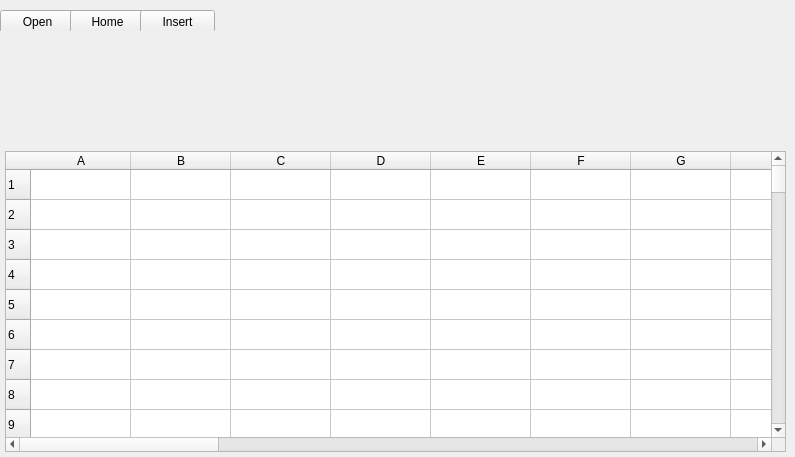
<?xml version="1.0" encoding="UTF-8"?>
<ui version="4.0">
 <class>MainInterface</class>
 <widget class="QMainWindow" name="MainInterface">
  <property name="geometry">
   <rect>
    <x>0</x>
    <y>0</y>
    <width>795</width>
    <height>457</height>
   </rect>
  </property>
  <property name="windowTitle">
   <string>Graph Visualization</string>
  </property>
  <property name="windowIcon">
   <iconset resource="icon.qrc">
    <normaloff>:/Icon/analytics.png</normaloff>:/Icon/analytics.png</iconset>
  </property>
  <property name="styleSheet">
   <string notr="true"/>
  </property>
  <widget class="QWidget" name="centralWidget">
   <widget class="QWidget" name="menu" native="true">
    <property name="geometry">
     <rect>
      <x>0</x>
      <y>0</y>
      <width>641</width>
      <height>31</height>
     </rect>
    </property>
    <property name="styleSheet">
     <string notr="true">#menu{
background-color:#FAFAFA;
}
#BFile{
background-color:#FAFAFA;
border:none;
}
#BFile:hover{
background-color:#E0E0E0;
    color: white;
}
#BHome{
background-color:#FAFAFA;
border:none;
}
#BHome:hover{
background-color: #E0E0E0;
    color: white;
}
#BInsert{
background-color:#FAFAFA;
border:none;
}
#BInsert:hover{
background-color:#E0E0E0;
    color: white;
}
</string>
    </property>
    <widget class="QPushButton" name="BFile">
     <property name="geometry">
      <rect>
       <x>0</x>
       <y>10</y>
       <width>75</width>
       <height>23</height>
      </rect>
     </property>
     <property name="text">
      <string>Open</string>
     </property>
    </widget>
    <widget class="QPushButton" name="BHome">
     <property name="geometry">
      <rect>
       <x>70</x>
       <y>10</y>
       <width>75</width>
       <height>23</height>
      </rect>
     </property>
     <property name="text">
      <string>Home</string>
     </property>
    </widget>
    <widget class="QPushButton" name="BInsert">
     <property name="geometry">
      <rect>
       <x>140</x>
       <y>10</y>
       <width>75</width>
       <height>23</height>
      </rect>
     </property>
     <property name="text">
      <string>Insert</string>
     </property>
    </widget>
   </widget>
   <widget class="QTableWidget" name="Table">
    <property name="geometry">
     <rect>
      <x>5</x>
      <y>151</y>
      <width>781</width>
      <height>301</height>
     </rect>
    </property>
    <property name="contextMenuPolicy">
     <enum>Qt::CustomContextMenu</enum>
    </property>
    <property name="dragDropOverwriteMode">
     <bool>false</bool>
    </property>
    <row>
     <property name="text">
      <string>1</string>
     </property>
    </row>
    <row>
     <property name="text">
      <string>2</string>
     </property>
    </row>
    <row>
     <property name="text">
      <string>3</string>
     </property>
    </row>
    <row>
     <property name="text">
      <string>4</string>
     </property>
    </row>
    <row>
     <property name="text">
      <string>5</string>
     </property>
    </row>
    <row>
     <property name="text">
      <string>6</string>
     </property>
    </row>
    <row>
     <property name="text">
      <string>7</string>
     </property>
    </row>
    <row>
     <property name="text">
      <string>8</string>
     </property>
    </row>
    <row>
     <property name="text">
      <string>9</string>
     </property>
    </row>
    <row>
     <property name="text">
      <string>10</string>
     </property>
    </row>
    <row>
     <property name="text">
      <string>11</string>
     </property>
    </row>
    <row>
     <property name="text">
      <string>12</string>
     </property>
    </row>
    <row>
     <property name="text">
      <string>13</string>
     </property>
    </row>
    <row>
     <property name="text">
      <string>14</string>
     </property>
    </row>
    <row>
     <property name="text">
      <string>15</string>
     </property>
    </row>
    <row>
     <property name="text">
      <string>16</string>
     </property>
    </row>
    <row>
     <property name="text">
      <string>17</string>
     </property>
    </row>
    <row>
     <property name="text">
      <string>18</string>
     </property>
    </row>
    <row>
     <property name="text">
      <string>19</string>
     </property>
    </row>
    <row>
     <property name="text">
      <string>20</string>
     </property>
    </row>
    <row>
     <property name="text">
      <string>21</string>
     </property>
    </row>
    <row>
     <property name="text">
      <string>22</string>
     </property>
    </row>
    <row>
     <property name="text">
      <string>23</string>
     </property>
    </row>
    <row>
     <property name="text">
      <string>24</string>
     </property>
    </row>
    <row>
     <property name="text">
      <string>25</string>
     </property>
    </row>
    <row>
     <property name="text">
      <string>26</string>
     </property>
    </row>
    <row>
     <property name="text">
      <string>27</string>
     </property>
    </row>
    <row>
     <property name="text">
      <string>28</string>
     </property>
    </row>
    <row>
     <property name="text">
      <string>29</string>
     </property>
    </row>
    <row>
     <property name="text">
      <string>30</string>
     </property>
    </row>
    <row>
     <property name="text">
      <string>31</string>
     </property>
    </row>
    <row>
     <property name="text">
      <string>32</string>
     </property>
    </row>
    <row>
     <property name="text">
      <string>33</string>
     </property>
    </row>
    <row>
     <property name="text">
      <string>34</string>
     </property>
    </row>
    <row>
     <property name="text">
      <string>35</string>
     </property>
    </row>
    <row>
     <property name="text">
      <string>36</string>
     </property>
    </row>
    <row>
     <property name="text">
      <string>37</string>
     </property>
    </row>
    <row>
     <property name="text">
      <string>38</string>
     </property>
    </row>
    <row>
     <property name="text">
      <string>39</string>
     </property>
    </row>
    <row>
     <property name="text">
      <string>40</string>
     </property>
    </row>
    <row>
     <property name="text">
      <string>41</string>
     </property>
    </row>
    <row>
     <property name="text">
      <string>42</string>
     </property>
    </row>
    <row>
     <property name="text">
      <string>43</string>
     </property>
    </row>
    <row>
     <property name="text">
      <string>44</string>
     </property>
    </row>
    <row>
     <property name="text">
      <string>45</string>
     </property>
    </row>
    <row>
     <property name="text">
      <string>46</string>
     </property>
    </row>
    <row>
     <property name="text">
      <string>47</string>
     </property>
    </row>
    <row>
     <property name="text">
      <string>48</string>
     </property>
    </row>
    <row>
     <property name="text">
      <string>49</string>
     </property>
    </row>
    <row>
     <property name="text">
      <string>50</string>
     </property>
    </row>
    <row>
     <property name="text">
      <string>51</string>
     </property>
    </row>
    <row>
     <property name="text">
      <string>52</string>
     </property>
    </row>
    <row>
     <property name="text">
      <string>53</string>
     </property>
    </row>
    <row>
     <property name="text">
      <string>54</string>
     </property>
    </row>
    <row>
     <property name="text">
      <string>55</string>
     </property>
    </row>
    <row>
     <property name="text">
      <string>56</string>
     </property>
    </row>
    <row>
     <property name="text">
      <string>57</string>
     </property>
    </row>
    <row>
     <property name="text">
      <string>58</string>
     </property>
    </row>
    <row>
     <property name="text">
      <string>59</string>
     </property>
    </row>
    <row>
     <property name="text">
      <string>60</string>
     </property>
    </row>
    <row>
     <property name="text">
      <string>61</string>
     </property>
    </row>
    <row>
     <property name="text">
      <string>62</string>
     </property>
    </row>
    <row>
     <property name="text">
      <string>63</string>
     </property>
    </row>
    <row>
     <property name="text">
      <string>64</string>
     </property>
    </row>
    <row>
     <property name="text">
      <string>65</string>
     </property>
    </row>
    <row>
     <property name="text">
      <string>66</string>
     </property>
    </row>
    <row>
     <property name="text">
      <string>67</string>
     </property>
    </row>
    <row>
     <property name="text">
      <string>68</string>
     </property>
    </row>
    <row>
     <property name="text">
      <string>69</string>
     </property>
    </row>
    <row>
     <property name="text">
      <string>70</string>
     </property>
    </row>
    <row>
     <property name="text">
      <string>71</string>
     </property>
    </row>
    <row>
     <property name="text">
      <string>72</string>
     </property>
    </row>
    <row>
     <property name="text">
      <string>73</string>
     </property>
    </row>
    <row>
     <property name="text">
      <string>74</string>
     </property>
    </row>
    <row>
     <property name="text">
      <string>75</string>
     </property>
    </row>
    <row>
     <property name="text">
      <string>76</string>
     </property>
    </row>
    <row>
     <property name="text">
      <string>77</string>
     </property>
    </row>
    <row>
     <property name="text">
      <string>78</string>
     </property>
    </row>
    <row>
     <property name="text">
      <string>79</string>
     </property>
    </row>
    <row>
     <property name="text">
      <string>80</string>
     </property>
    </row>
    <row>
     <property name="text">
      <string>81</string>
     </property>
    </row>
    <row>
     <property name="text">
      <string>82</string>
     </property>
    </row>
    <row>
     <property name="text">
      <string>83</string>
     </property>
    </row>
    <row>
     <property name="text">
      <string>84</string>
     </property>
    </row>
    <row>
     <property name="text">
      <string>85</string>
     </property>
    </row>
    <row>
     <property name="text">
      <string>86</string>
     </property>
    </row>
    <row>
     <property name="text">
      <string>87</string>
     </property>
    </row>
    <row>
     <property name="text">
      <string>88</string>
     </property>
    </row>
    <row>
     <property name="text">
      <string>89</string>
     </property>
    </row>
    <row>
     <property name="text">
      <string>90</string>
     </property>
    </row>
    <row>
     <property name="text">
      <string>91</string>
     </property>
    </row>
    <row>
     <property name="text">
      <string>92</string>
     </property>
    </row>
    <row>
     <property name="text">
      <string>93</string>
     </property>
    </row>
    <row>
     <property name="text">
      <string>95</string>
     </property>
    </row>
    <row>
     <property name="text">
      <string>94</string>
     </property>
    </row>
    <row>
     <property name="text">
      <string>96</string>
     </property>
    </row>
    <row>
     <property name="text">
      <string>97</string>
     </property>
    </row>
    <row>
     <property name="text">
      <string>98</string>
     </property>
    </row>
    <row>
     <property name="text">
      <string>100</string>
     </property>
    </row>
    <column>
     <property name="text">
      <string>A</string>
     </property>
    </column>
    <column>
     <property name="text">
      <string>B</string>
     </property>
    </column>
    <column>
     <property name="text">
      <string>C</string>
     </property>
    </column>
    <column>
     <property name="text">
      <string>D</string>
     </property>
    </column>
    <column>
     <property name="text">
      <string>E</string>
     </property>
    </column>
    <column>
     <property name="text">
      <string>F</string>
     </property>
    </column>
    <column>
     <property name="text">
      <string>G</string>
     </property>
    </column>
    <column>
     <property name="text">
      <string>H</string>
     </property>
    </column>
    <column>
     <property name="text">
      <string>I</string>
     </property>
    </column>
    <column>
     <property name="text">
      <string>J</string>
     </property>
    </column>
    <column>
     <property name="text">
      <string>K</string>
     </property>
    </column>
    <column>
     <property name="text">
      <string>L</string>
     </property>
    </column>
    <column>
     <property name="text">
      <string>M</string>
     </property>
    </column>
    <column>
     <property name="text">
      <string>N</string>
     </property>
    </column>
    <column>
     <property name="text">
      <string>O</string>
     </property>
    </column>
    <column>
     <property name="text">
      <string>P</string>
     </property>
    </column>
    <column>
     <property name="text">
      <string>Q</string>
     </property>
    </column>
    <column>
     <property name="text">
      <string>R</string>
     </property>
    </column>
    <column>
     <property name="text">
      <string>S</string>
     </property>
    </column>
    <column>
     <property name="text">
      <string>T</string>
     </property>
    </column>
    <column>
     <property name="text">
      <string>U</string>
     </property>
    </column>
    <column>
     <property name="text">
      <string>V</string>
     </property>
    </column>
    <column>
     <property name="text">
      <string>W</string>
     </property>
    </column>
    <column>
     <property name="text">
      <string>X</string>
     </property>
    </column>
    <column>
     <property name="text">
      <string>Y</string>
     </property>
    </column>
    <column>
     <property name="text">
      <string>Z</string>
     </property>
    </column>
   </widget>
   <widget class="MenuALL" name="Menu" native="true">
    <property name="geometry">
     <rect>
      <x>-1</x>
      <y>30</y>
      <width>801</width>
      <height>121</height>
     </rect>
    </property>
   </widget>
  </widget>
  <action name="actionCut">
   <property name="icon">
    <iconset resource="icon.qrc">
     <normaloff>:/Icon/cut.png</normaloff>:/Icon/cut.png</iconset>
   </property>
   <property name="text">
    <string>Cut</string>
   </property>
   <property name="shortcut">
    <string>Ctrl+D</string>
   </property>
  </action>
  <action name="actionCopy">
   <property name="checkable">
    <bool>true</bool>
   </property>
   <property name="icon">
    <iconset resource="icon.qrc">
     <normaloff>:/Icon/copy.png</normaloff>:/Icon/copy.png</iconset>
   </property>
   <property name="text">
    <string>Copy</string>
   </property>
   <property name="shortcut">
    <string>Ctrl+C</string>
   </property>
  </action>
  <action name="actionPaste">
   <property name="icon">
    <iconset resource="icon.qrc">
     <normaloff>:/Icon/paste.png</normaloff>:/Icon/paste.png</iconset>
   </property>
   <property name="text">
    <string>Paste</string>
   </property>
   <property name="shortcut">
    <string>Ctrl+V</string>
   </property>
  </action>
 </widget>
 <layoutdefault spacing="6" margin="11"/>
 <customwidgets>
  <customwidget>
   <class>MenuALL</class>
   <extends>QWidget</extends>
   <header>menuall.h</header>
   <container>1</container>
  </customwidget>
 </customwidgets>
 <resources>
  <include location="icon.qrc"/>
 </resources>
 <connections/>
</ui>
